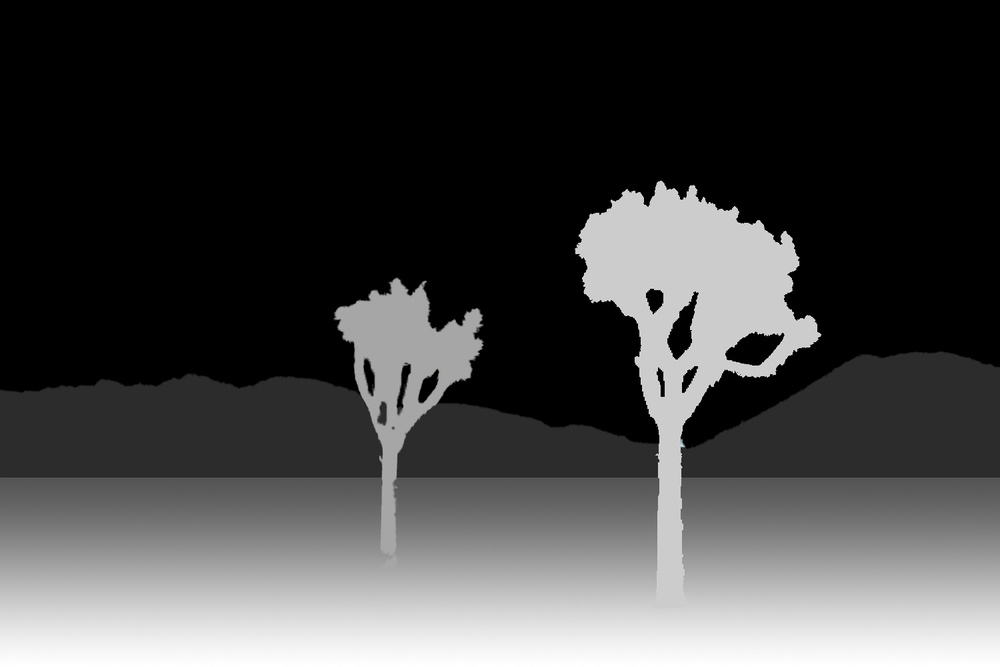
//> input picture input/desert-depth.jpg, 1000 x 667 px, shrunk from 1500 x 1000 before the run
$ ./main ../input/desert-depth.jpg ../input/desert.jpg   (built with g++ and OpenCV 4)
//> lines starting //> are read from the running program, lines starting //| are printed output that depends on the picture
#include <opencv2/core/core.hpp>
#include <opencv2/highgui/highgui.hpp>
#include <opencv2/imgproc/imgproc.hpp>
#include <iostream>
#include <string>

/* Load image with specific flag */
int load_image(const std::string name, cv::Mat &image, int flags)
{
//> called with name = "../input/desert-depth.jpg", flags = 1
  image = cv::imread(name, flags);
//> image is the input picture: 667 rows x 1000 cols, CV_8UC3; mean B, G, R 67.1, 67.1, 67.1
  if (image.empty())
  {
    std::cout << "error loading " << name << std::endl;
    return -1;
  }
  return 0;
}

/* Create an odd gaussian kernel*/
// [33 lines left out: function gaussian_blur_kernel, not called in this run]

/* mapping which assign specific gaussian kernel to values from 0 to 255 */
// [20 lines left out: function gaussian_mapping, not called in this run]

/* apply convolution depending on RBGD properties */
// [53 lines left out: function filter, not called in this run]

// images container
struct Data
{
  cv::Mat image;
  cv::Mat image_depth;
  cv::Mat blured_image;
};

/* function call on click */
// [17 lines left out: function callBackKeyboard, not called in this run]

int main(int argc, char **argv)
{
  // program usage
  if (argc != 3)
  {
    std::cout << "usage: " << argv[0] << " image image-depth" << std::endl;
    return -1;
  }

  // initialize data
  Data data;

  //load RGB image
  if (load_image(argv[1], data.image, 1) == -1)
  {
    return -1;
  }
  // load depth image as GRAYSCALE image
  if (load_image(argv[2], data.image_depth, cv::IMREAD_GRAYSCALE) == -1)
//> call 2 of load_image, with name = "../input/desert.jpg", flags = 0
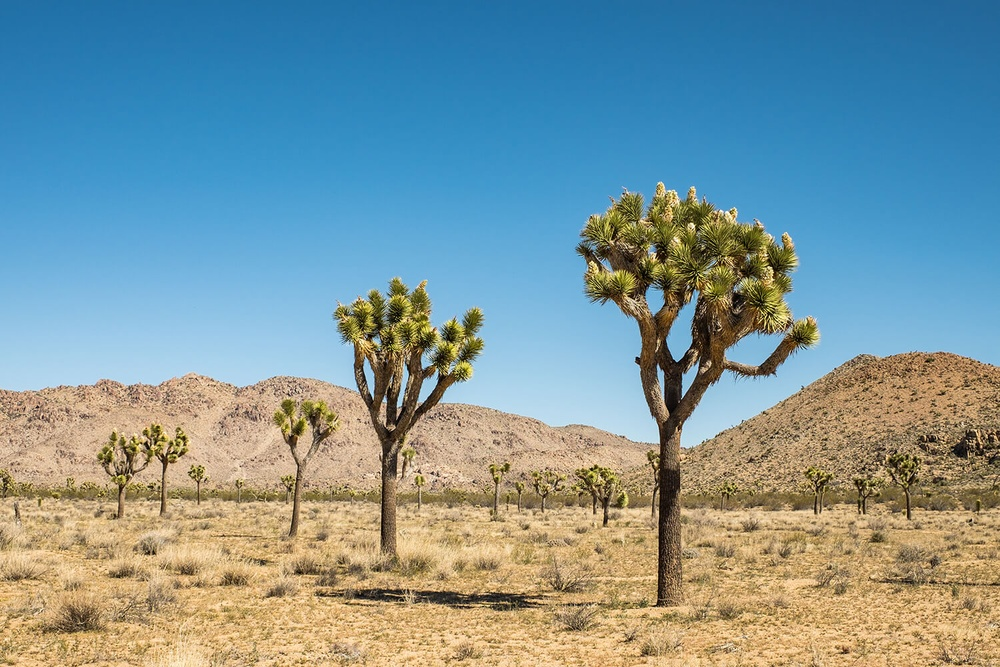
//> input picture input/desert.jpg, 1000 x 667 px, shrunk from 1500 x 1000 before the run
//> in load_image (call 2), `image = cv::imread(name, flags);`:
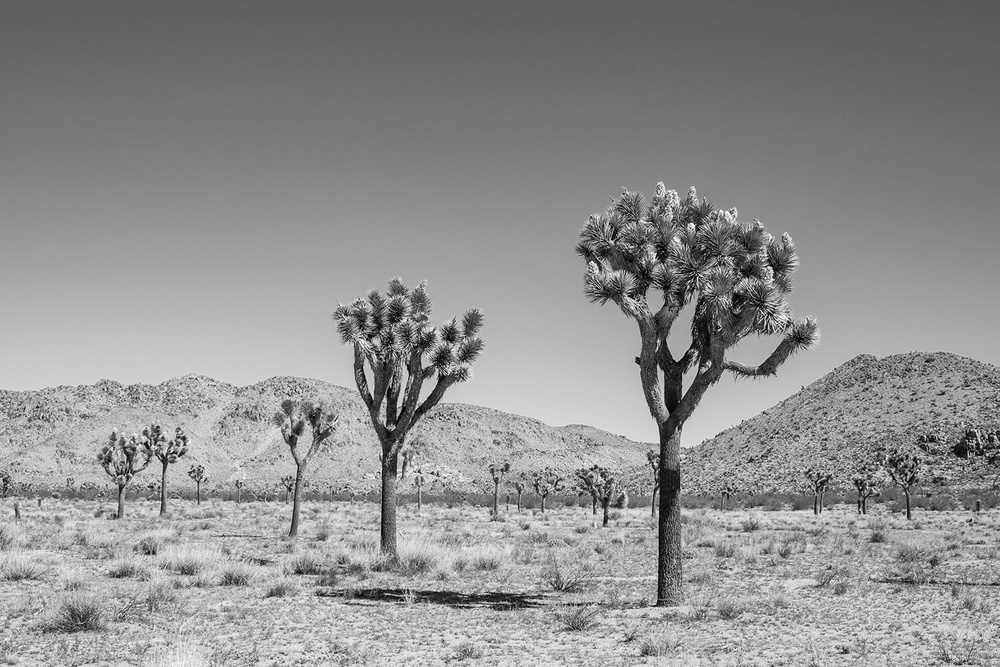
//> image: 667 rows x 1000 cols, CV_8UC1; min 0, max 255, mean 143.2
  {
    return -1;
  }

  cv::Mat float_image;
  //convert image from unsigned char to float
  data.image.convertTo(float_image, CV_32FC3, 1. / 255.);
  data.image = float_image;
  data.blured_image = data.image;

  //window name
  std::string window_name = "RGBD image";
  /* Create window */
  cv::namedWindow(window_name);
  /* set callback function */
  cv::setMouseCallback(window_name, callBackKeyboard, &data);

  bool quit = false;
  while (!quit) // while 'q' is not pressed
  {
    // show blured image in "RGBD image" window
    cv::imshow(window_name, data.blured_image);
    int key = cv::waitKey(500) % 256;
//> the 'q' key is pressed
    if (key == 27 || key == 'q')
      quit = true;
  }

  return 0;
}
